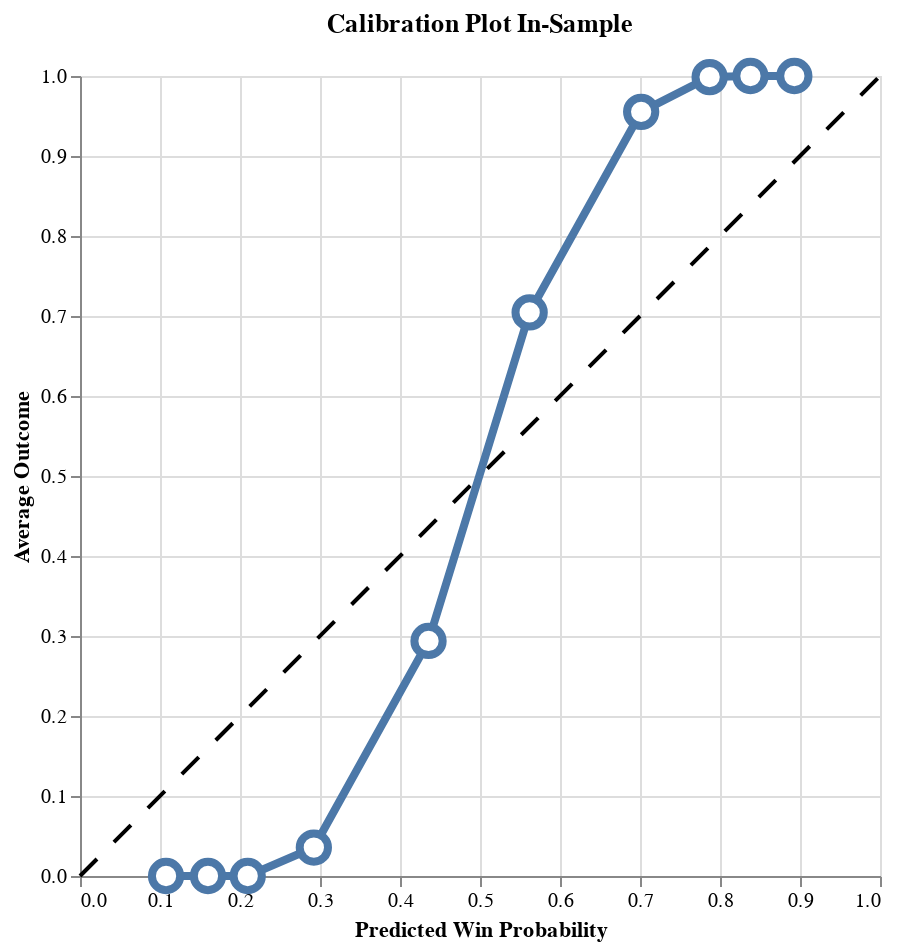

Notebook cell for this chart:
### Code cell
self.plot_calibration()

### Figure 1 — Vega-Lite specification as saved in the notebook (floating-point values rounded to 4 significant figures)
{"config": {"view": {"continuousWidth": 300, "continuousHeight": 300}}, "layer": [{"data": {"name": "data-42f50405073b2dbe8396db6b7dd2f6be"}, "mark": {"type": "line", "color": "black", "strokeDash": [12, 12]}, "encoding": {"x": {"field": "x", "type": "quantitative"}, "y": {"field": "y", "type": "quantitative"}}}, {"data": {"name": "data-eb76b2c08fb2562eb6d76a28590cf4f3"}, "mark": {"type": "line", "strokeWidth": 4}, "encoding": {"x": {"field": "win_prob_midpoint", "title": "Predicted Win Probability", "type": "quantitative"}, "y": {"field": "avg_outcome", "title": "Average Outcome", "type": "quantitative"}}}, {"data": {"name": "data-eb76b2c08fb2562eb6d76a28590cf4f3"}, "mark": {"type": "point", "fill": "white", "opacity": 1, "size": 200, "strokeWidth": 4}, "encoding": {"x": {"field": "win_prob_midpoint", "type": "quantitative"}, "y": {"field": "avg_outcome", "type": "quantitative"}}}], "height": 400, "title": "Calibration Plot In-Sample", "width": 400, "$schema": "https://vega.github.io/schema/vega-lite/v5.20.1.json", "datasets": {"data-42f50405073b2dbe8396db6b7dd2f6be": [{"x": 0, "y": 0}, {"x": 1, "y": 1}], "data-eb76b2c08fb2562eb6d76a28590cf4f3": [{"avg_outcome": 0.0, "win_prob_midpoint": 0.1076}, {"avg_outcome": 0.0, "win_prob_midpoint": 0.16}, {"avg_outcome": 0.0, "win_prob_midpoint": 0.2096}, {"avg_outcome": 0.03557, "win_prob_midpoint": 0.2923}, {"avg_outcome": 0.2938, "win_prob_midpoint": 0.4357}, {"avg_outcome": 0.7045, "win_prob_midpoint": 0.5621}, {"avg_outcome": 0.9552, "win_prob_midpoint": 0.7015}, {"avg_outcome": 0.9987, "win_prob_midpoint": 0.787}, {"avg_outcome": 1.0, "win_prob_midpoint": 0.8381}, {"avg_outcome": 1.0, "win_prob_midpoint": 0.8929}]}}
